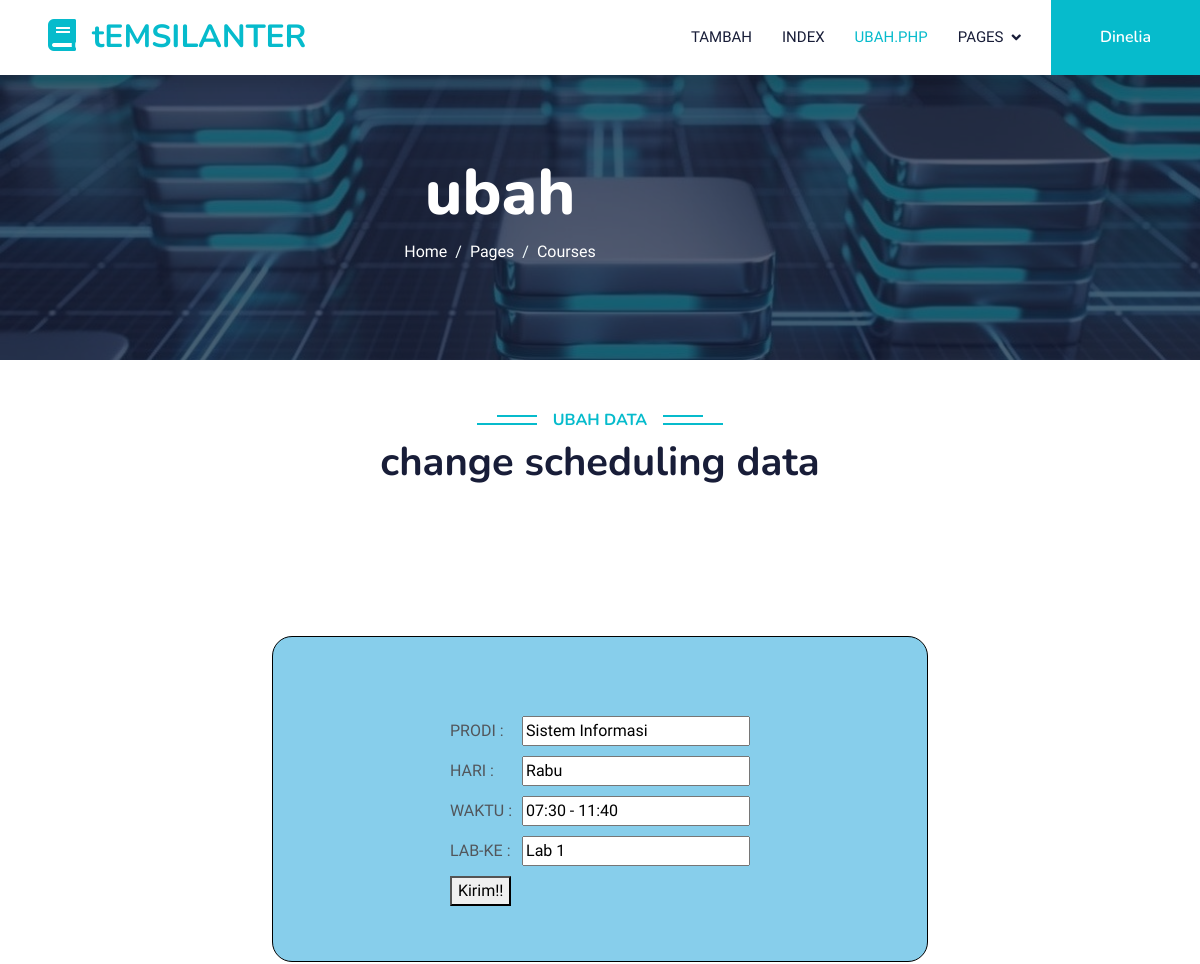
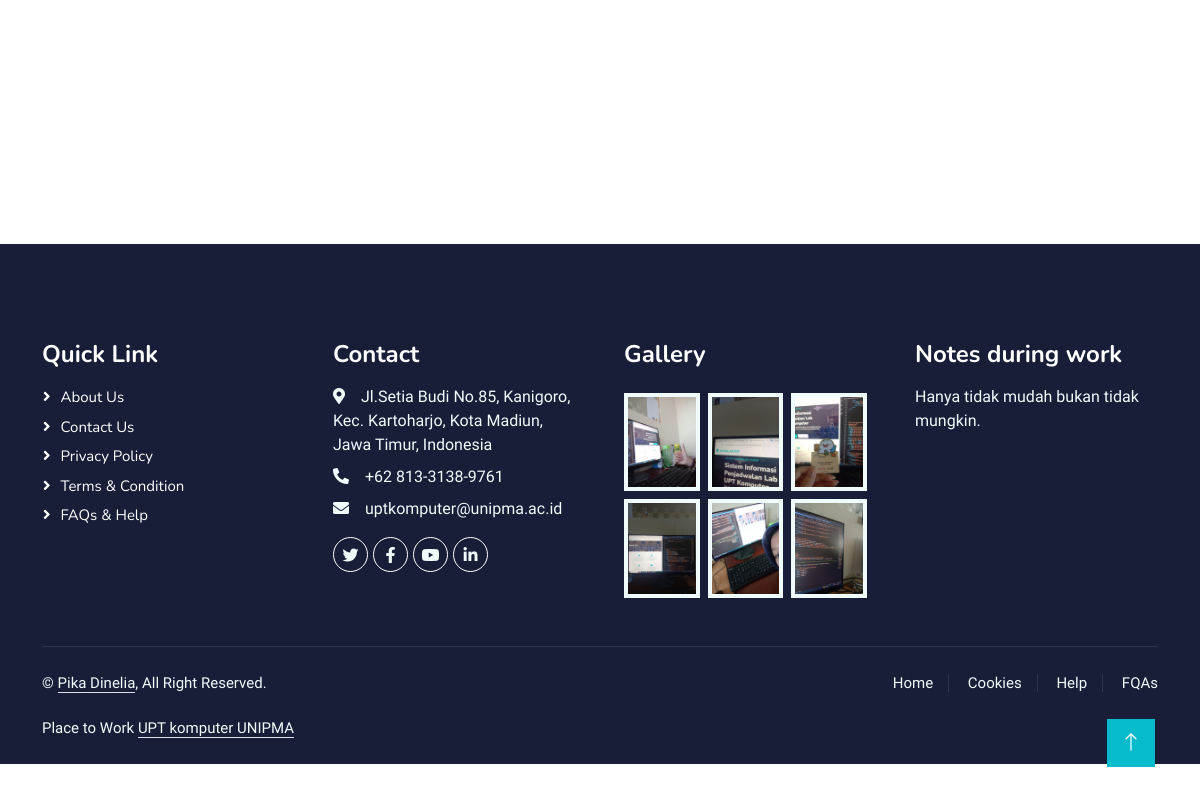
Page /ubah.php?y=3 (signed in) on the committed database (2 pictures, top to bottom).
### tables this page shows
CREATE TABLE `lab` (
  `ID` int(11) NOT NULL,
  `PRODI` varchar(100) NOT NULL,
  `HARI` varchar(50) NOT NULL,
  `WAKTU` varchar(50) NOT NULL,
  `LAB-KE` varchar(50) NOT NULL
);

### funcion.php (called while the page is built, shortened)
<?php
$coon=mysqli_connect("localhost","root","","penjadwalan_labuptkomputer");
function query($database){
    global $coon;
    $rows=[];
    $result=mysqli_query($coon,$database);
    while($row=mysqli_fetch_assoc($result)){
        $rows[]=$row;
    }
    return $rows;
}
?>

### ubah.php (the view, shortened to what this page needs)
<?php
require 'funcion.php';
$k=$_GET["y"];
$array = query("SELECT * FROM lab WHERE ID = $k")[0];
            ?>
<!DOCTYPE html>
<html lang="en">
<head>
    <link href="https://cdnjs.cloudflare.com/ajax/libs/font-awesome/5.10.0/css/all.min.css" rel="stylesheet">
    <link href="https://cdn.jsdelivr.net/npm/bootstrap-icons@1.4.1/font/bootstrap-icons.css" rel="stylesheet">
    <link href="lib/animate/animate.min.css" rel="stylesheet">
    <link href="lib/owlcarousel/assets/owl.carousel.min.css" rel="stylesheet">
    <link href="css/bootstrap.min.css" rel="stylesheet">
    <link href="css/style.css" rel="stylesheet">
</head>
<body>
    <nav class="navbar navbar-expand-lg bg-white navbar-light shadow sticky-top p-0">
        <a href="index.html" class="navbar-brand d-flex align-items-center px-4 px-lg-5">
            <h2 class="m-0 text-primary"><i class="fa fa-book me-3"></i>tEMSILANTER</h2>
        </a>
        <div class="collapse navbar-collapse" id="navbarCollapse">
            <div class="navbar-nav ms-auto p-4 p-lg-0">
                <a href="tambah.php" class="nav-item nav-link">Tambah</a>
                <a href="index.php" class="nav-item nav-link">Index</a>
                <a href="ubah.php" class="nav-item nav-link active">ubah.php</a>
                <div class="nav-item dropdown">
                    <a href="#" class="nav-link dropdown-toggle" data-bs-toggle="dropdown">Pages</a>
                </div>
            </div>
            <a href="" class="btn btn-primary py-4 px-lg-5 d-none d-lg-block">Dinelia</a>
        </div>
    </nav>
    <div class="container-fluid p-0 mb-5">
        <div class="owl-carousel header-carousel position-relative">
            <div class="owl-carousel-item position-relative">
                <img class="img-fluid" src="img/ubah.jpg" alt="">
                <div class="position-absolute top-0 start-0 w-100 h-100 d-flex align-items-center" style="background: rgba(24, 29, 56, .7);">
                <div class="col-lg-10 text-center">
                    <h1 class="display-3 text-white animated slideInDown">ubah</h1>
                    <nav aria-label="breadcrumb">
                        <ol class="breadcrumb justify-content-center">
                            <li class="breadcrumb-item"><a class="text-white" href="#">Home</a></li>
                            <li class="breadcrumb-item"><a class="text-white" href="#">Pages</a></li>
                            <li class="breadcrumb-item text-white active" aria-current="page">Courses</li>
                        </ol>
                    </nav>
                </div>
            </div>
        </div>
    </div>
    <div class="container-xxl py-5 category">
        <div class="container">
            <div class="text-center wow fadeInUp" data-wow-delay="0.1s">
                <h6 class="section-title bg-white text-center text-primary px-3">ubah data</h6>
                <h1 class="mb-5">change scheduling data</h1>
            </div>
    <div class="container">
        <form class="from" action="" method="post">
            <input type="hidden" name="ID" value="<?php echo $array["ID"]?>"><br>
            <table cellpadding="5" cellspacing="0">
                <tbody>
            <tr>
          <td>  PRODI :</td><td><input type="text" name="PRODI" placeholder="prodi" value="<?php echo $array["PRODI"]?>"></td>
          </tr>
          <tr>
           <td>HARI :</td><td><input type="text" name="HARI" placeholder="hari"  value="<?php echo $array["HARI"]?>"></td>
           </tr>
           <tr>
           <td> WAKTU :</td><td><input type="text" name="WAKTU" placeholder="waktu"  value="<?php echo $array["WAKTU"]?>"></td>
           </tr>
           <tr>
         <td> LAB-KE :</td><td><input type="text" name="LABKE" placeholder="lab-ke"  value="<?php echo $array["LAB-KE"]?>"></td>
           </tr>
        <tr>
           <td><button type="submit" name="t">Kirim!!</button>
           </tr>
           </tbody>
            </table>
        </form>
    </div>
</body>
</html>
    <div class="container-fluid bg-dark text-light footer pt-5 mt-5 wow fadeIn" data-wow-delay="0.1s">
        <div class="container py-5">
            <div class="row g-5">
                <div class="col-lg-3 col-md-6">
                    <h4 class="text-white mb-3">Quick Link</h4>
                    <a class="btn btn-link" href="">About Us</a>
                    <a class="btn btn-link" href="">Contact Us</a>
                    <a class="btn btn-link" href="">Privacy Policy</a>
                    <a class="btn btn-link" href="">Terms & Condition</a>
                    <a class="btn btn-link" href="">FAQs & Help</a>
                </div>
                <div class="col-lg-3 col-md-6">
                    <h4 class="text-white mb-3">Contact</h4>
                    <p class="mb-2"><i class="fa fa-map-marker-alt me-3"></i>Jl.Setia Budi No.85, Kanigoro, Kec. Kartoharjo, Kota Madiun, Jawa Timur, Indonesia</p>
                    <p class="mb-2"><i class="fa fa-phone-alt me-3"></i>+62 813-3138-9761</p>
                    <p class="mb-2"><i class="fa fa-envelope me-3"></i>uptkomputer@unipma.ac.id</p>
                    <div class="d-flex pt-2">
                        <a class="btn btn-outline-light btn-social" href=""><i class="fab fa-twitter"></i></a>
                        <a class="btn btn-outline-light btn-social" href=""><i class="fab fa-facebook-f"></i></a>
                        <a class="btn btn-outline-light btn-social" href=""><i class="fab fa-youtube"></i></a>
                        <a class="btn btn-outline-light btn-social" href=""><i class="fab fa-linkedin-in"></i></a>
                    </div>
                </div>
                <div class="col-lg-3 col-md-6">
                    <h4 class="text-white mb-3">Gallery</h4>
                    <div class="row g-2 pt-2">
                        <div class="col-4">
                            <img class="img-fluid bg-light p-1" src="img/galeri1.jpg" alt="">
                        </div>
                        <div class="col-4">
                            <img class="img-fluid bg-light p-1" src="img/galeri2.jpg" alt="">
                        </div>
                        <div class="col-4">
                            <img class="img-fluid bg-light p-1" src="img/galeri3.jpg" alt="">
                        </div>
                        <div class="col-4">
                            <img class="img-fluid bg-light p-1" src="img/galeri4.jpg" alt="">
                        </div>
                        <div class="col-4">
                            <img class="img-fluid bg-light p-1" src="img/galeri5.jpg" alt="">
                        </div>
                        <div class="col-4">
                            <img class="img-fluid bg-light p-1" src="img/galeri6.jpg" alt="">
                        </div>
                    </div>
                </div>
                <div class="col-lg-3 col-md-6">
                    <h4 class="text-white mb-3">Notes during work</h4>
                    <p>Hanya tidak mudah bukan tidak mungkin.</p>
                </div>
            </div>
        </div>
        <div class="container">
            <div class="copyright">
                <div class="row">
                    <div class="col-md-6 text-center text-md-start mb-3 mb-md-0">
                        &copy; <a class="border-bottom" href="#">Pika Dinelia</a>, All Right Reserved.
                       <br><br>
                        Place to Work <a class="border-bottom" href="">UPT komputer UNIPMA</a>
                    </div>
                    <div class="col-md-6 text-center text-md-end">
                        <div class="footer-menu">
                            <a href="">Home</a>
                            <a href="">Cookies</a>
                            <a href="">Help</a>
                            <a href="">FQAs</a>
                        </div>
                    </div>
                </div>
            </div>
        </div>
    </div>
    <a href="#" class="btn btn-lg btn-primary btn-lg-square back-to-top"><i class="bi bi-arrow-up"></i></a>
</body>
</html>

### css/style.css (style rules this page uses)
:root { --primary: #06BBCC; --light: #F0FBFC; --dark: #181d38; }
.back-to-top { position: fixed; display: none; right: 45px; bottom: 45px; z-index: 99; }
.btn { font-family: 'Nunito', sans-serif; font-weight: 600; transition: .5s; }
.btn.btn-primary, .btn.btn-secondary { color: #FFFFFF; }
.btn-lg-square { width: 48px; height: 48px; }
.btn-square, .btn-sm-square, .btn-lg-square { padding: 0; display: flex; align-items: center; justify-content: center; font-weight: normal; border-radius: 0px; }
.navbar .dropdown-toggle::after { border: none; content: "\f107"; font-family: "Font Awesome 5 Free"; font-weight: 900; vertical-align: middle; margin-left: 8px; }
.navbar-light .navbar-nav .nav-link { margin-right: 30px; padding: 25px 0; color: #FFFFFF; font-size: 15px; text-transform: uppercase; outline: none; }
.navbar-light .navbar-nav .nav-link:hover, .navbar-light .navbar-nav .nav-link.active { color: var(--primary); }
.navbar-light .navbar-brand, .navbar-light a.btn { height: 75px; }
.navbar-light .navbar-nav .nav-link { color: var(--dark); font-weight: 500; }
.navbar-light.sticky-top { top: -100px; transition: .5s; }
.breadcrumb-item + .breadcrumb-item::before { color: var(--light); }
.section-title { position: relative; display: inline-block; text-transform: uppercase; }
.section-title::before { position: absolute; content: ""; width: calc(100% + 80px); height: 2px; top: 4px; left: -40px; background: var(--primary); z-index: -1; }
.section-title::after { position: absolute; content: ""; width: calc(100% + 120px); height: 2px; bottom: 5px; left: -60px; background: var(--primary); z-index: -1; }
.footer .btn.btn-social { margin-right: 5px; width: 35px; height: 35px; display: flex; align-items: center; justify-content: center; color: var(--light); font-weight: normal; border: 1px solid #FFFFFF; border-radius: 35px; transition: .3s; }
.footer .btn.btn-link { display: block; margin-bottom: 5px; padding: 0; text-align: left; color: #FFFFFF; font-size: 15px; font-weight: normal; text-transform: capitalize; transition: .3s; }
.footer .btn.btn-link::before { position: relative; content: "\f105"; font-family: "Font Awesome 5 Free"; font-weight: 900; margin-right: 10px; }
.footer .copyright { padding: 25px 0; font-size: 15px; border-top: 1px solid rgba(256, 256, 256, .1); }
.footer .copyright a { color: var(--light); }
.footer .footer-menu a { margin-right: 15px; padding-right: 15px; border-right: 1px solid rgba(255, 255, 255, .1); }
.footer .footer-menu a:last-child { margin-right: 0; padding-right: 0; border-right: none; }

### ubah.php (style rules this page uses)
.from { margin: 150px auto; width: 60%; border: 1px solid black; border-radius: 20px; padding: 50px; background-color: skyblue; }
table { margin: auto; }

### rows in the picture
lab: PRODI "Sistem Informasi", HARI "Rabu", WAKTU "07:30 - 11:40", LABKE "Lab 1"
